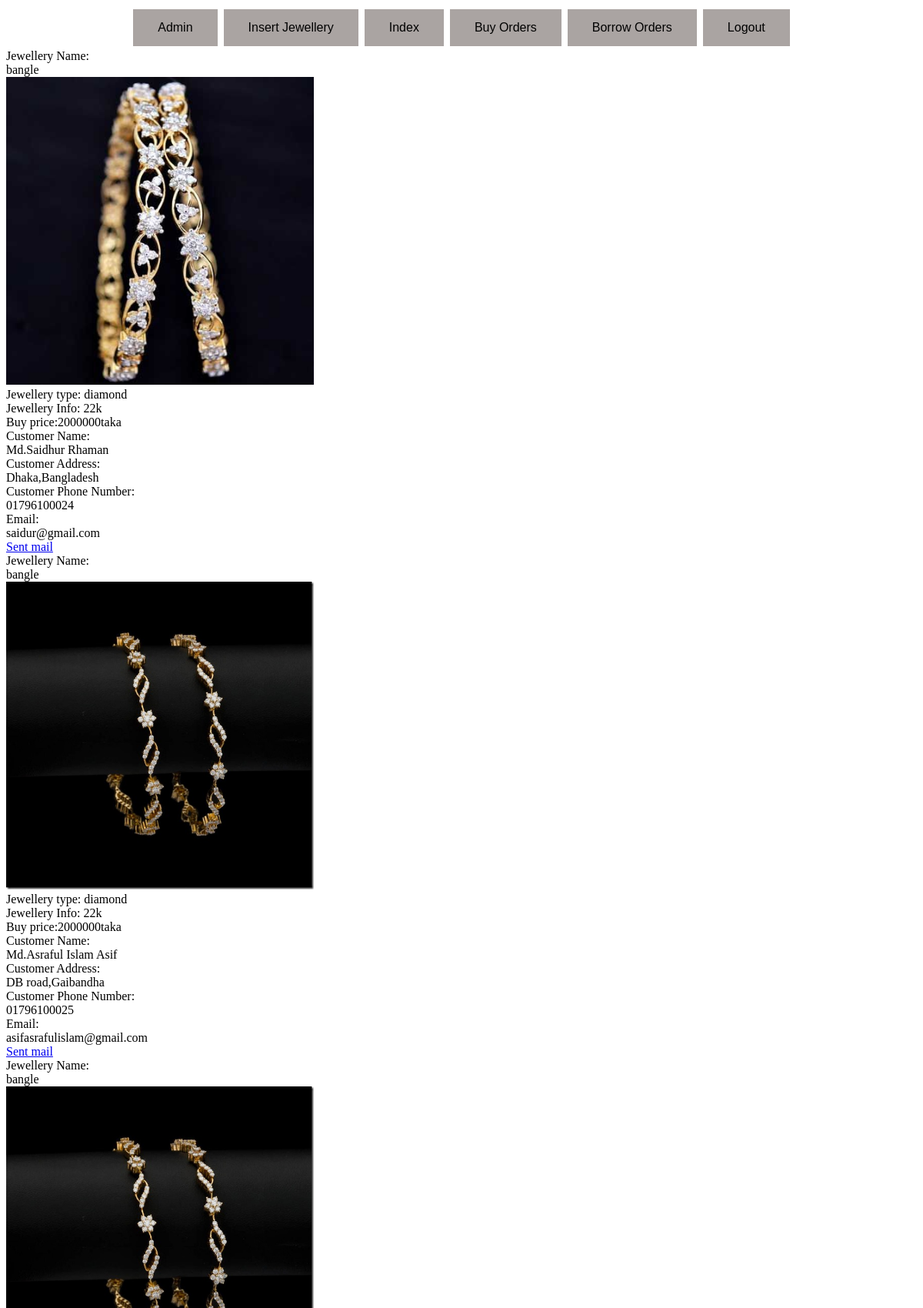
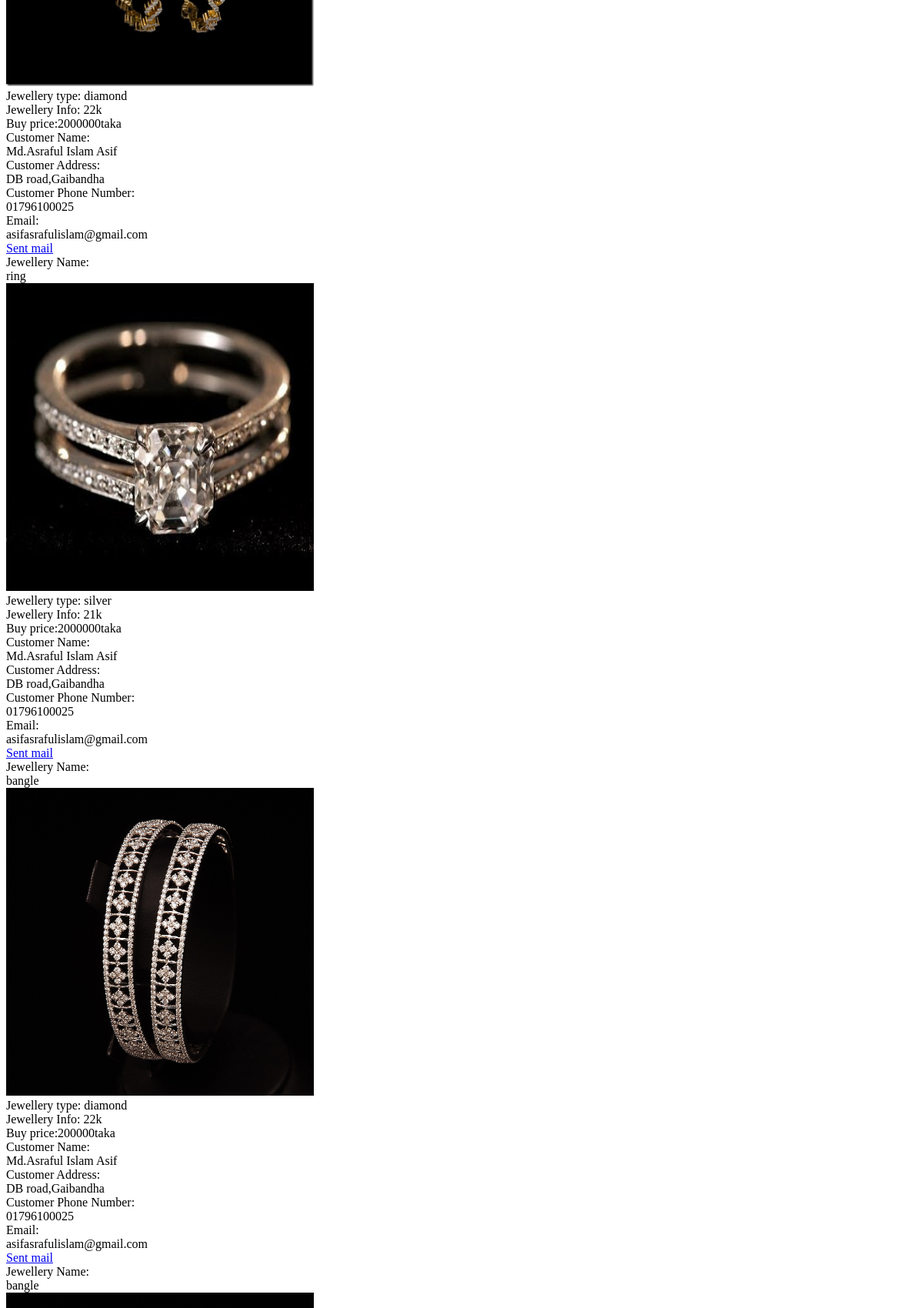
The app's page /orders2.php (upper part) with its own data (2 pictures, top to bottom).
### tables this page shows
CREATE TABLE `jewellery` (
  `jewellery_id` int(11) NOT NULL,
  `jewellery_name` varchar(100) NOT NULL,
  `jewellery_image` varchar(255) NOT NULL,
  `jewellery_type` varchar(100) NOT NULL,
  `jewellery_info` varchar(100) NOT NULL,
  `buy_price` varchar(100) NOT NULL,
  `borrow_price` varchar(100) NOT NULL
);

CREATE TABLE `customer_details` (
  `customer_id` int(11) NOT NULL,
  `first_name` varchar(100) NOT NULL,
  `last_name` varchar(100) NOT NULL,
  `customer_address` varchar(100) NOT NULL,
  `phone_number` varchar(100) NOT NULL,
  `customer_email` varchar(100) NOT NULL,
  `user_name` varchar(100) NOT NULL,
  `user_password` varchar(100) NOT NULL
);

### orders2.php (the view, shortened to what this page needs)
<!DOCTYPE html>
<html lang="en">
<head>
</head>
<body>
<?php
 require "admin_navbar.php";
include("connection.php");
$query="SELECT jewellery_name,jewellery_image,jewellery_type,jewellery_info,buy_price,first_name,last_name,customer_address,phone_number,customer_email FROM buy_jewellery INNER JOIN jewellery ON buy_jewellery.jewellery_id=jewellery.jewellery_id INNER JOIN customer_details ON buy_jewellery.customer_id=customer_details.customer_id ORDER BY buy_jewellery.buy_id DESC";
$data=mysqli_query($conn,$query);
$total=mysqli_num_rows($data);
if($total !=0)
{
   while($result=mysqli_fetch_assoc($data))
    {
        echo "Jewellery Name:"."<br>".$result['jewellery_name']." <br> "."<img src='".$result['jewellery_image']."'height='400' width='400'/>"."<br>Jewellery type: ".$result['jewellery_type']."<br>Jewellery Info: ".$result['jewellery_info']."<br>Buy price:".$result['buy_price']."taka"."<br>"."Customer Name:</h3>"."<br>".$result['first_name']."  ".$result['last_name']."<br>"."Customer Address:"."<br>".$result['customer_address']."<br>"."Customer Phone Number:"."<br>".$result['phone_number']."<br>"."Email:"."<br>".$result['customer_email']."<br>";
        echo " <span><a href='https://mail.google.com'>Sent mail</a></span><br>";
    }
}
else{
    echo "There is no record";
}
?>
</body>
</html>

### records on screen
jewellery: jewellery_name "bangle", jewellery_image (picture), jewellery_type "diamond", jewellery_info "22k", buy_price "2000000", customer_details.first_name "Md.Saidhur", customer_details.last_name "Rhaman", customer_details.customer_address "Dhaka,Bangladesh", customer_details.phone_number "01796100024", customer_details.customer_email "saidur@gmail.com"
jewellery: jewellery_name "bangle", jewellery_image (picture), jewellery_type "diamond", jewellery_info "22k", buy_price "2000000", customer_details.first_name "Md.Asraful Islam", customer_details.last_name "Asif", customer_details.customer_address "DB road,Gaibandha", customer_details.phone_number "01796100025", customer_details.customer_email "asifasrafulislam@gmail.com"
jewellery: jewellery_name "ring", jewellery_image (picture), jewellery_type "silver", jewellery_info "21k", buy_price "2000000", customer_details.first_name "Md.Asraful Islam", customer_details.last_name "Asif", customer_details.customer_address "DB road,Gaibandha", customer_details.phone_number "01796100025", customer_details.customer_email "asifasrafulislam@gmail.com"
jewellery: jewellery_name "bangle", jewellery_image (picture), jewellery_type "diamond", jewellery_info "22k", buy_price "200000", customer_details.first_name "Md.Asraful Islam", customer_details.last_name "Asif", customer_details.customer_address "DB road,Gaibandha", customer_details.phone_number "01796100025", customer_details.customer_email "asifasrafulislam@gmail.com"
